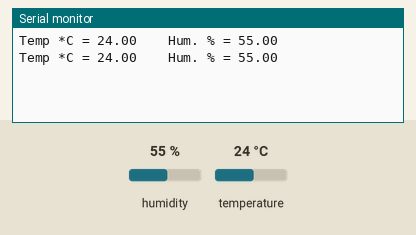
Simulated run of this program. Board: ESP32-S3. On the bench: the last lines printed to the serial monitor. The inputs (shaded band) are chosen by the test bench; at power-on: humidity 55 %, temperature 24 °C.

Above: at 1.8 s.
1.9 s: humidity set to 22 %
At 2.9 s:
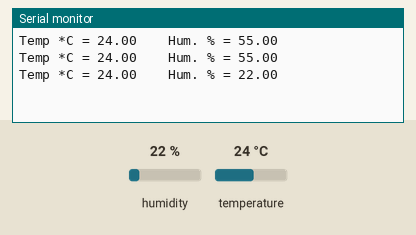
3.4 s: temperature set to 12 °C
At 4.7 s:
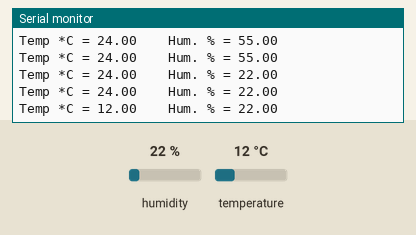
4.9 s: humidity set to 40 %
At 6.0 s:
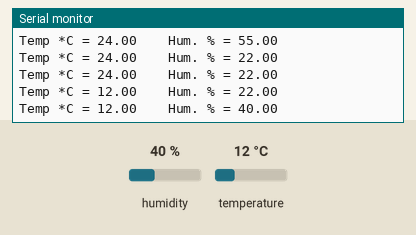
Timing chart, 0 to 7.9 s (numbered marks = the images above; inputs shaded):
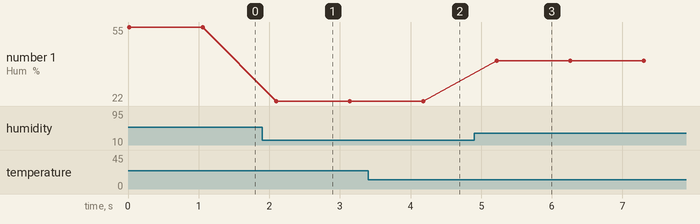

Measured:
- after the input at 1.9 s, the serial monitor: prints a new line after 0.20 s (image 1)
- after the input at 3.4 s, the serial monitor: prints a new line after 0.78 s (image 2)
- after the input at 4.9 s, the serial monitor: prints a new line after 0.32 s (image 3)
- plotted number 1: 55 → 22 after the input at 1.9 s, 22 → 40 after the input at 4.9 s

The program:

main.cpp
```cpp
/*********************************************************
  Minimal example for the SHT31-D Humidity & Temp Sensor
 *********************************************************/

#include <Arduino.h>
#include <Wire.h>
#include <SPI.h>
#include "Adafruit_SHT31.h"

Adafruit_SHT31 sht31 = Adafruit_SHT31();

void setup() {
  Serial.begin(115200);

  if (! sht31.begin(0x44)) {
    Serial.println("Couldn't find SHT31");
    while (1) delay(1);
  }
}


void loop() {
  float t = sht31.readTemperature();
  if (! isnan(t)) {  // check if 'is not a number'
    Serial.print("Temp *C = "); Serial.print(t); Serial.print("\t\t");
  } else {
    Serial.println("Failed to read temperature");
  }

  float h = sht31.readHumidity();
  if (! isnan(h)) {  // check if 'is not a number'
    Serial.print("Hum. % = "); Serial.println(h);
  } else {
    Serial.println("Failed to read humidity");
  }

  delay(1000);
}
```
